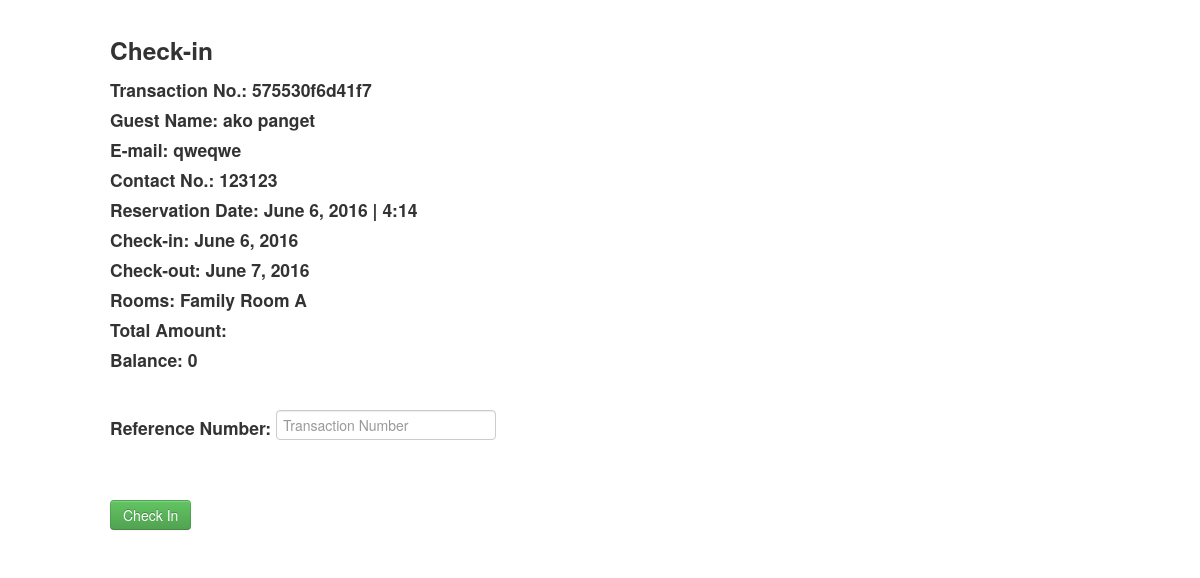
The page /function/check-in.php?id=575530f6d41f7 on the database its author committed.
### tables this page shows
CREATE TABLE IF NOT EXISTS `reservation` (
  `transactionNo` varchar(255) NOT NULL,
  `referenceno` varchar(255) NOT NULL,
  `guestName` varchar(255) NOT NULL,
  `reservationDate` datetime NOT NULL,
  `checkin` date NOT NULL,
  `checkout` date NOT NULL,
  `rate` varchar(255) NOT NULL,
  `roomType` varchar(255) NOT NULL,
  `numberofRooms` varchar(255) NOT NULL,
  `numberofperson` varchar(255) NOT NULL,
  `roomName` varchar(255) NOT NULL,
  `cottageName` varchar(255) NOT NULL,
  `amenity` varchar(255) NOT NULL,
  `amenitycount` varchar(255) NOT NULL,
  `email` varchar(255) NOT NULL,
  `mobileNumber` varchar(255) NOT NULL,
  `paymentType` varchar(255) NOT NULL,
  `process` varchar(255) NOT NULL,
  `modeofpayment` varchar(255) NOT NULL,
  `status` varchar(255) NOT NULL
);

CREATE TABLE IF NOT EXISTS `billing` (
  `id` int(255) NOT NULL,
  `transactionNo` varchar(255) NOT NULL,
  `paid` varchar(255) NOT NULL,
  `balance` varchar(255) NOT NULL,
  `totalAmount` varchar(255) NOT NULL
);

### function/check-in.php (the view, shortened to what this page needs)
<!DOCTYPE html>
<html lang="en">
<head>
    <link   href="css/bootstrap.min.css" rel="stylesheet">
    <link rel="stylesheet" type="text/css" href="css/sweetalert2.css">
    <link   href="css/bootstrap.min.css" rel="stylesheet">
</head>
<?php
$qry = mysql_query("SELECT * FROM reservation WHERE transactionNo = '".$_GET['id']."'");
$qry1 = mysql_query("SELECT * FROM billing WHERE transactionNo = '".$_GET['id']."'");
$row = mysql_fetch_array($qry);
$row1 = mysql_fetch_array($qry1);
?>
  <br>
    <div class="container">
    		<form action = "" method = "POST">
            <div class="row">
			<h3>Check-in</h3>
            <h4>Transaction No.: <?php echo $row['transactionNo'];?></h4>
            <h4>Guest Name: <?php echo $row['guestName']?></h4>
			<h4>E-mail: <?php echo $row['email']?></h4>
			<h4>Contact No.: <?php echo $row['mobileNumber']?></h4>
			<h4>Reservation Date: <?php echo date("F j, Y | g:i",strtotime($row['reservationDate']))?></h4>
			<h4>Check-in: <?php echo date("F j, Y",strtotime($row['checkin']))?></h4>
			<h4>Check-out: <?php echo date("F j, Y",strtotime($row['checkout']))?></h4>
			<h4>Rooms:
			<?php
			$rooms = explode(',', $row['roomType']);
			foreach ($rooms as $rooms) {
				 echo $rooms . ' ';
			}
			?></h4>
			<h4>Total Amount: <?php echo $row['totalAmount'];?></h4>
			<h4>Balance: <?php echo $row1['balance'];?></h4>
			<br>
			<h4>Reference Number: <input type="text" name="tNumber" placeholder="Transaction Number"></h4>
            </div>
			<br>
			<div class="row">
			<br>
			<input type="submit" class="btn btn-success submit" value = "Check In">
			</div>
			</form>
    </div>
  </body>
</html>

### rows shown on the page
reservation: transactionNo "575530f6d41f7", guestName "ako panget", email "qweqwe", mobileNumber "123123", reservationDate "June 6, 2016 | 4:14", checkin "June 6, 2016", checkout "June 7, 2016", roomType "Family Room A"
billing: balance "0"
